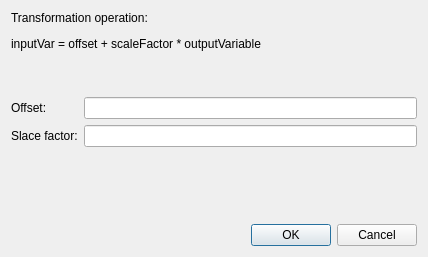
<?xml version="1.0" encoding="UTF-8"?>
<ui version="4.0">
 <class>MSIMConnectionPropertiesEditDialog</class>
 <widget class="QDialog" name="MSIMConnectionPropertiesEditDialog">
  <property name="geometry">
   <rect>
    <x>0</x>
    <y>0</y>
    <width>428</width>
    <height>257</height>
   </rect>
  </property>
  <property name="windowTitle">
   <string>Dialog</string>
  </property>
  <layout class="QGridLayout" name="gridLayout">
   <item row="3" column="1">
    <widget class="QLineEdit" name="lineEditScaleFactor"/>
   </item>
   <item row="0" column="0" colspan="2">
    <widget class="QLabel" name="label">
     <property name="text">
      <string>&lt;html&gt;&lt;head/&gt;&lt;body&gt;&lt;p&gt;Transformation operation:&lt;/p&gt;&lt;p&gt;inputVar = offset + scaleFactor * outputVariable&lt;/p&gt;&lt;/body&gt;&lt;/html&gt;</string>
     </property>
    </widget>
   </item>
   <item row="2" column="0">
    <widget class="QLabel" name="label_2">
     <property name="text">
      <string>Offset:</string>
     </property>
    </widget>
   </item>
   <item row="2" column="1">
    <widget class="QLineEdit" name="lineEditOffset"/>
   </item>
   <item row="4" column="0">
    <spacer name="verticalSpacer">
     <property name="orientation">
      <enum>Qt::Vertical</enum>
     </property>
     <property name="sizeHint" stdset="0">
      <size>
       <width>20</width>
       <height>40</height>
      </size>
     </property>
    </spacer>
   </item>
   <item row="3" column="0">
    <widget class="QLabel" name="label_3">
     <property name="text">
      <string>Slace factor:</string>
     </property>
    </widget>
   </item>
   <item row="5" column="0" colspan="2">
    <widget class="QDialogButtonBox" name="buttonBox">
     <property name="orientation">
      <enum>Qt::Horizontal</enum>
     </property>
     <property name="standardButtons">
      <set>QDialogButtonBox::Cancel|QDialogButtonBox::Ok</set>
     </property>
    </widget>
   </item>
   <item row="1" column="0">
    <spacer name="verticalSpacer_2">
     <property name="orientation">
      <enum>Qt::Vertical</enum>
     </property>
     <property name="sizeType">
      <enum>QSizePolicy::Fixed</enum>
     </property>
     <property name="sizeHint" stdset="0">
      <size>
       <width>20</width>
       <height>40</height>
      </size>
     </property>
    </spacer>
   </item>
  </layout>
 </widget>
 <tabstops>
  <tabstop>lineEditOffset</tabstop>
  <tabstop>lineEditScaleFactor</tabstop>
 </tabstops>
 <resources/>
 <connections>
  <connection>
   <sender>buttonBox</sender>
   <signal>accepted()</signal>
   <receiver>MSIMConnectionPropertiesEditDialog</receiver>
   <slot>accept()</slot>
   <hints>
    <hint type="sourcelabel">
     <x>248</x>
     <y>254</y>
    </hint>
    <hint type="destinationlabel">
     <x>157</x>
     <y>274</y>
    </hint>
   </hints>
  </connection>
  <connection>
   <sender>buttonBox</sender>
   <signal>rejected()</signal>
   <receiver>MSIMConnectionPropertiesEditDialog</receiver>
   <slot>reject()</slot>
   <hints>
    <hint type="sourcelabel">
     <x>316</x>
     <y>260</y>
    </hint>
    <hint type="destinationlabel">
     <x>286</x>
     <y>274</y>
    </hint>
   </hints>
  </connection>
 </connections>
</ui>
